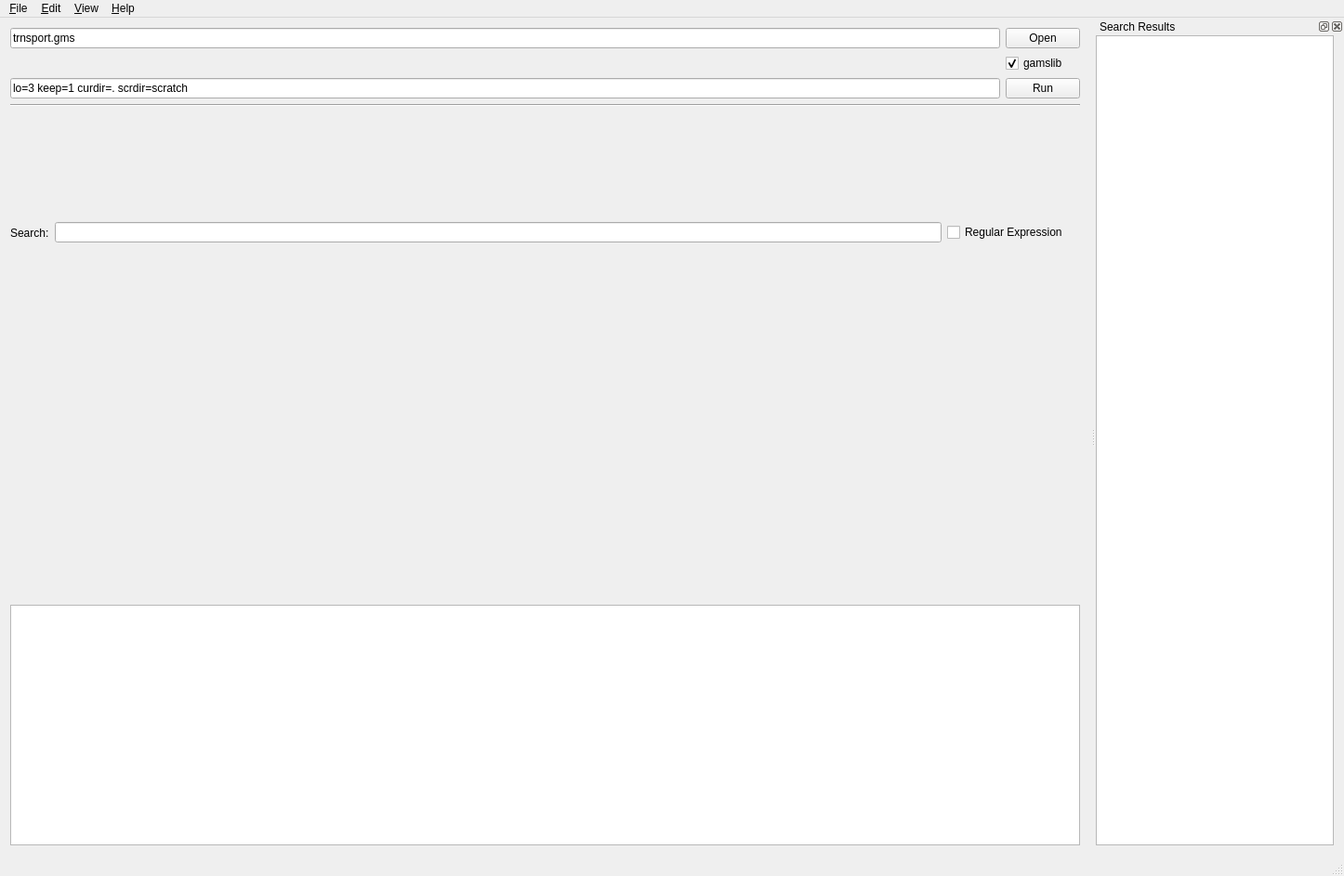
<?xml version="1.0" encoding="UTF-8"?>
<ui version="4.0">
 <class>MainWindow</class>
 <widget class="QMainWindow" name="MainWindow">
  <property name="geometry">
   <rect>
    <x>0</x>
    <y>0</y>
    <width>1446</width>
    <height>943</height>
   </rect>
  </property>
  <property name="windowTitle">
   <string>GAMS Model Inspector</string>
  </property>
  <widget class="QWidget" name="centralWidget">
   <layout class="QVBoxLayout" name="verticalLayout">
    <item>
     <layout class="QGridLayout" name="gridLayout">
      <item row="0" column="0">
       <widget class="QLineEdit" name="modelEdit">
        <property name="sizePolicy">
         <sizepolicy hsizetype="Expanding" vsizetype="Preferred">
          <horstretch>0</horstretch>
          <verstretch>0</verstretch>
         </sizepolicy>
        </property>
        <property name="text">
         <string>trnsport.gms</string>
        </property>
       </widget>
      </item>
      <item row="0" column="1">
       <widget class="QPushButton" name="openButton">
        <property name="sizePolicy">
         <sizepolicy hsizetype="Preferred" vsizetype="Fixed">
          <horstretch>0</horstretch>
          <verstretch>0</verstretch>
         </sizepolicy>
        </property>
        <property name="text">
         <string>Open</string>
        </property>
       </widget>
      </item>
      <item row="1" column="0">
       <spacer name="horizontalSpacer">
        <property name="orientation">
         <enum>Qt::Horizontal</enum>
        </property>
        <property name="sizeHint" stdset="0">
         <size>
          <width>40</width>
          <height>20</height>
         </size>
        </property>
       </spacer>
      </item>
      <item row="1" column="1">
       <widget class="QCheckBox" name="gamslibCheckBox">
        <property name="sizePolicy">
         <sizepolicy hsizetype="Fixed" vsizetype="Fixed">
          <horstretch>0</horstretch>
          <verstretch>0</verstretch>
         </sizepolicy>
        </property>
        <property name="text">
         <string>gamslib</string>
        </property>
        <property name="checked">
         <bool>true</bool>
        </property>
       </widget>
      </item>
      <item row="2" column="0">
       <widget class="QLineEdit" name="paramsEdit">
        <property name="sizePolicy">
         <sizepolicy hsizetype="Expanding" vsizetype="Preferred">
          <horstretch>0</horstretch>
          <verstretch>0</verstretch>
         </sizepolicy>
        </property>
        <property name="text">
         <string>lo=3 keep=1 curdir=. scrdir=scratch</string>
        </property>
        <property name="readOnly">
         <bool>false</bool>
        </property>
       </widget>
      </item>
      <item row="2" column="1">
       <widget class="QPushButton" name="runButton">
        <property name="sizePolicy">
         <sizepolicy hsizetype="Preferred" vsizetype="Fixed">
          <horstretch>0</horstretch>
          <verstretch>0</verstretch>
         </sizepolicy>
        </property>
        <property name="text">
         <string>Run</string>
        </property>
       </widget>
      </item>
     </layout>
    </item>
    <item>
     <widget class="Line" name="line">
      <property name="orientation">
       <enum>Qt::Horizontal</enum>
      </property>
     </widget>
    </item>
    <item>
     <layout class="QHBoxLayout" name="horizontalLayout">
      <item>
       <widget class="QLabel" name="label_2">
        <property name="text">
         <string>Search:</string>
        </property>
       </widget>
      </item>
      <item>
       <widget class="QLineEdit" name="searchEdit"/>
      </item>
      <item>
       <widget class="QCheckBox" name="regexBox">
        <property name="text">
         <string>Regular Expression</string>
        </property>
       </widget>
      </item>
      <item>
       <widget class="QLabel" name="label">
        <property name="text">
         <string/>
        </property>
       </widget>
      </item>
     </layout>
    </item>
    <item>
     <widget class="gams::studio::modelinspector::ModelInspector" name="modelInspector" native="true"/>
    </item>
    <item>
     <widget class="LogView" name="logEdit">
      <property name="sizePolicy">
       <sizepolicy hsizetype="Expanding" vsizetype="Minimum">
        <horstretch>0</horstretch>
        <verstretch>0</verstretch>
       </sizepolicy>
      </property>
     </widget>
    </item>
   </layout>
  </widget>
  <widget class="QMenuBar" name="menuBar">
   <property name="geometry">
    <rect>
     <x>0</x>
     <y>0</y>
     <width>1446</width>
     <height>22</height>
    </rect>
   </property>
   <widget class="QMenu" name="menu_File">
    <property name="title">
     <string>&amp;File</string>
    </property>
    <widget class="QMenu" name="menuOpen_Recent_Project">
     <property name="title">
      <string>Open Recent Project</string>
     </property>
     <addaction name="actiont_b_d"/>
    </widget>
    <addaction name="actionOpen"/>
    <addaction name="separator"/>
    <addaction name="actionOpen_Project"/>
    <addaction name="menuOpen_Recent_Project"/>
    <addaction name="separator"/>
    <addaction name="actionRun"/>
    <addaction name="action_Quit"/>
   </widget>
   <widget class="QMenu" name="menu_Edit">
    <property name="title">
     <string>&amp;Edit</string>
    </property>
    <addaction name="action_Search"/>
    <addaction name="separator"/>
    <addaction name="actionSaveView"/>
    <addaction name="actionRemoveView"/>
   </widget>
   <widget class="QMenu" name="menu_Help">
    <property name="title">
     <string>&amp;Help</string>
    </property>
    <addaction name="actionAbout_Model_Inspector"/>
    <addaction name="actionAbout_Qt"/>
   </widget>
   <widget class="QMenu" name="menuView">
    <property name="title">
     <string>&amp;View</string>
    </property>
    <widget class="QMenu" name="menuZoom">
     <property name="title">
      <string>Zoom</string>
     </property>
     <addaction name="separator"/>
     <addaction name="actionZoom_In"/>
     <addaction name="actionZoom_Out"/>
     <addaction name="separator"/>
     <addaction name="action_Actual_Size"/>
    </widget>
    <addaction name="actionFilters"/>
    <addaction name="actionAggregation"/>
    <addaction name="separator"/>
    <addaction name="actionReset_default_views"/>
    <addaction name="separator"/>
    <addaction name="actionShow_Absolute"/>
    <addaction name="actionShow_Output"/>
    <addaction name="separator"/>
    <addaction name="actionShow_search_result"/>
    <addaction name="separator"/>
    <addaction name="menuZoom"/>
   </widget>
   <addaction name="menu_File"/>
   <addaction name="menu_Edit"/>
   <addaction name="menuView"/>
   <addaction name="menu_Help"/>
  </widget>
  <widget class="QStatusBar" name="statusBar"/>
  <widget class="QDockWidget" name="dockWidget">
   <property name="windowTitle">
    <string>Search Results</string>
   </property>
   <attribute name="dockWidgetArea">
    <number>2</number>
   </attribute>
   <widget class="QWidget" name="dockWidgetContents">
    <layout class="QVBoxLayout" name="verticalLayout_2">
     <property name="leftMargin">
      <number>0</number>
     </property>
     <property name="topMargin">
      <number>0</number>
     </property>
     <item>
      <widget class="gams::studio::modelinspector::SearchResultView" name="searchResultView">
       <property name="showDropIndicator" stdset="0">
        <bool>false</bool>
       </property>
       <property name="alternatingRowColors">
        <bool>true</bool>
       </property>
       <property name="selectionMode">
        <enum>QAbstractItemView::SingleSelection</enum>
       </property>
       <property name="selectionBehavior">
        <enum>QAbstractItemView::SelectRows</enum>
       </property>
       <attribute name="horizontalHeaderCascadingSectionResizes">
        <bool>false</bool>
       </attribute>
      </widget>
     </item>
    </layout>
   </widget>
  </widget>
  <action name="action_Quit">
   <property name="text">
    <string>&amp;Quit</string>
   </property>
   <property name="shortcut">
    <string>Ctrl+Q</string>
   </property>
  </action>
  <action name="action_Search">
   <property name="text">
    <string>&amp;Search</string>
   </property>
   <property name="shortcut">
    <string>Ctrl+F</string>
   </property>
  </action>
  <action name="actionAbout_Qt">
   <property name="text">
    <string>About Qt</string>
   </property>
  </action>
  <action name="actionFilters">
   <property name="text">
    <string>&amp;Filters</string>
   </property>
   <property name="shortcut">
    <string>Ctrl+G</string>
   </property>
  </action>
  <action name="actionAggregation">
   <property name="enabled">
    <bool>true</bool>
   </property>
   <property name="text">
    <string>&amp;Aggregation</string>
   </property>
   <property name="shortcut">
    <string>Ctrl+J</string>
   </property>
  </action>
  <action name="actionRun">
   <property name="text">
    <string>&amp;Run</string>
   </property>
   <property name="shortcut">
    <string>Ctrl+R</string>
   </property>
  </action>
  <action name="actionPrint_DBG_Stuff">
   <property name="text">
    <string>Print Debug Stuff</string>
   </property>
   <property name="shortcut">
    <string>Ctrl+D</string>
   </property>
  </action>
  <action name="actionShow_search_result">
   <property name="text">
    <string>Show search result</string>
   </property>
  </action>
  <action name="actionOpen">
   <property name="text">
    <string>&amp;Open GAMS Model</string>
   </property>
   <property name="shortcut">
    <string>Ctrl+O</string>
   </property>
  </action>
  <action name="actionAbout_Model_Inspector">
   <property name="text">
    <string>About Model Inspector</string>
   </property>
  </action>
  <action name="actionShow_Output">
   <property name="checkable">
    <bool>true</bool>
   </property>
   <property name="text">
    <string>Show Output</string>
   </property>
  </action>
  <action name="actionSaveView">
   <property name="text">
    <string>Save View</string>
   </property>
   <property name="shortcut">
    <string>Ctrl+S</string>
   </property>
  </action>
  <action name="actionRemoveView">
   <property name="text">
    <string>Remove View</string>
   </property>
   <property name="shortcut">
    <string>Ctrl+D</string>
   </property>
  </action>
  <action name="actionRenameView">
   <property name="text">
    <string>Rename View</string>
   </property>
   <property name="shortcut">
    <string>Ctrl+U</string>
   </property>
  </action>
  <action name="actionOpen_Project">
   <property name="text">
    <string>Open Project</string>
   </property>
  </action>
  <action name="actiont_b_d">
   <property name="text">
    <string>t.b.d.</string>
   </property>
  </action>
  <action name="actionShow_Absolute">
   <property name="checkable">
    <bool>true</bool>
   </property>
   <property name="text">
    <string>Show Absolute</string>
   </property>
  </action>
  <action name="actionReset_default_views">
   <property name="text">
    <string>Reset default views</string>
   </property>
  </action>
  <action name="actionZoom_In">
   <property name="text">
    <string>Zoom &amp;In</string>
   </property>
  </action>
  <action name="actionZoom_Out">
   <property name="text">
    <string>Zoom &amp;Out</string>
   </property>
  </action>
  <action name="action_Actual_Size">
   <property name="text">
    <string>&amp;Actual Size</string>
   </property>
   <property name="shortcut">
    <string>Ctrl+0</string>
   </property>
  </action>
 </widget>
 <layoutdefault spacing="6" margin="11"/>
 <customwidgets>
  <customwidget>
   <class>gams::studio::modelinspector::ModelInspector</class>
   <extends>QWidget</extends>
   <header>modelinspector/modelinspector.h</header>
   <container>1</container>
  </customwidget>
  <customwidget>
   <class>LogView</class>
   <extends>QTextEdit</extends>
   <header>logview.h</header>
  </customwidget>
  <customwidget>
   <class>gams::studio::modelinspector::SearchResultView</class>
   <extends>QTableView</extends>
   <header>modelinspector/searchresultview.h</header>
  </customwidget>
 </customwidgets>
 <resources/>
 <connections/>
</ui>
